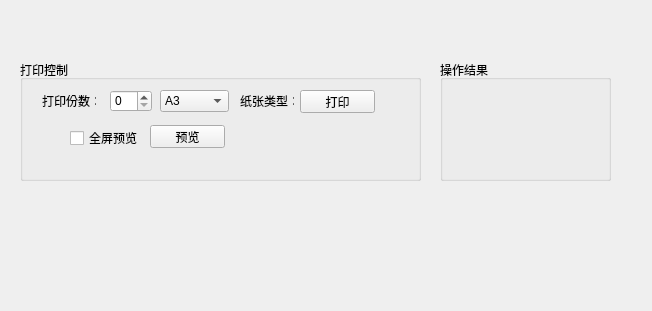
<?xml version="1.0" encoding="UTF-8"?>
<ui version="4.0">
 <class>Form</class>
 <widget class="QWidget" name="Form">
  <property name="geometry">
   <rect>
    <x>0</x>
    <y>0</y>
    <width>652</width>
    <height>311</height>
   </rect>
  </property>
  <property name="windowTitle">
   <string>打印控件</string>
  </property>
  <widget class="QGroupBox" name="groupBox">
   <property name="geometry">
    <rect>
     <x>20</x>
     <y>60</y>
     <width>401</width>
     <height>121</height>
    </rect>
   </property>
   <property name="title">
    <string>打印控制</string>
   </property>
   <widget class="QSpinBox" name="numberSpinBox">
    <property name="geometry">
     <rect>
      <x>90</x>
      <y>30</y>
      <width>42</width>
      <height>22</height>
     </rect>
    </property>
   </widget>
   <widget class="QLabel" name="label">
    <property name="geometry">
     <rect>
      <x>22</x>
      <y>35</y>
      <width>54</width>
      <height>12</height>
     </rect>
    </property>
    <property name="text">
     <string>打印份数：</string>
    </property>
   </widget>
   <widget class="QComboBox" name="styleCombo">
    <property name="geometry">
     <rect>
      <x>140</x>
      <y>30</y>
      <width>69</width>
      <height>22</height>
     </rect>
    </property>
    <item>
     <property name="text">
      <string>A3</string>
     </property>
    </item>
    <item>
     <property name="text">
      <string>A4</string>
     </property>
    </item>
    <item>
     <property name="text">
      <string>A5</string>
     </property>
    </item>
   </widget>
   <widget class="QLabel" name="label_2">
    <property name="geometry">
     <rect>
      <x>220</x>
      <y>35</y>
      <width>54</width>
      <height>12</height>
     </rect>
    </property>
    <property name="text">
     <string>纸张类型：</string>
    </property>
   </widget>
   <widget class="QPushButton" name="printButton">
    <property name="geometry">
     <rect>
      <x>280</x>
      <y>30</y>
      <width>75</width>
      <height>23</height>
     </rect>
    </property>
    <property name="text">
     <string>打印</string>
    </property>
   </widget>
   <widget class="QCheckBox" name="previewStatus">
    <property name="geometry">
     <rect>
      <x>50</x>
      <y>70</y>
      <width>71</width>
      <height>16</height>
     </rect>
    </property>
    <property name="text">
     <string>全屏预览</string>
    </property>
   </widget>
   <widget class="QPushButton" name="previewButton">
    <property name="geometry">
     <rect>
      <x>130</x>
      <y>65</y>
      <width>75</width>
      <height>23</height>
     </rect>
    </property>
    <property name="text">
     <string>预览</string>
    </property>
   </widget>
  </widget>
  <widget class="QGroupBox" name="groupBox_2">
   <property name="geometry">
    <rect>
     <x>440</x>
     <y>60</y>
     <width>171</width>
     <height>121</height>
    </rect>
   </property>
   <property name="title">
    <string>操作结果</string>
   </property>
   <widget class="QLabel" name="resultLabel">
    <property name="geometry">
     <rect>
      <x>20</x>
      <y>20</y>
      <width>131</width>
      <height>81</height>
     </rect>
    </property>
    <property name="text">
     <string/>
    </property>
   </widget>
  </widget>
 </widget>
 <resources/>
 <connections/>
</ui>
